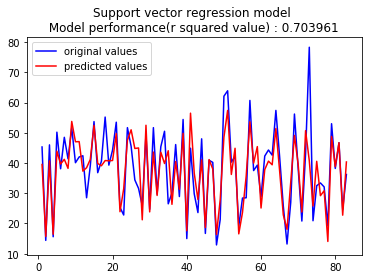

Source code (Python):
#Support vector regression

#Importing the libraries
import numpy as np
import matplotlib.pyplot as plt
import pandas as pd

#Importing the dataset
dataset = pd.read_csv('RealEstate_Data.csv')
X = dataset.iloc[:,1:-1].values
y = dataset.iloc[:,-1].values

#Visualising the whole dataset values
a = np.arange(len(y))
plt.bar(a,y , color = 'darkgreen' )
plt.title('House prices per unit area determined by various factors' )
plt.show()

y = y.reshape(len(y),1)

#Feature Scaling
from sklearn.preprocessing import StandardScaler
sc_X = StandardScaler()
sc_y = StandardScaler()
X = sc_X.fit_transform(X)
y = sc_y.fit_transform(y)

#Splitting the dataset into training and test set
from sklearn.model_selection import train_test_split
X_train,X_test,y_train,y_test = train_test_split(X , y , test_size = 0.20, random_state = 0)

#Training the model on the dataset
from sklearn.svm import SVR
regressor = SVR(kernel = 'rbf')
regressor.fit(X_train,y_train) 

y_test = sc_y.inverse_transform(y_test)

#Predicting the rsults
y_pred = sc_y.inverse_transform(regressor.predict(X_test))
np.set_printoptions(precision = 2)
print(np.concatenate((y_pred.reshape(len(y_pred),1), y_test),1))

#Evaluating the model performance
from sklearn.metrics import r2_score
print("Performance of SVR model : ",r2_score(y_test,y_pred))

#Creating an array with serail numbers of values in predicted and the test set
a = np.arange(len(y_test))

#Plotting the graph
plt.plot(a,y_test , color = 'blue', label = 'original values')
plt.plot(a,y_pred , color = 'red', label = 'predicted values')
plt.legend()
plt.title('Support vector regression model \n Model performance(r squared value) : %f '%r2_score(y_test, y_pred))
plt.show()
